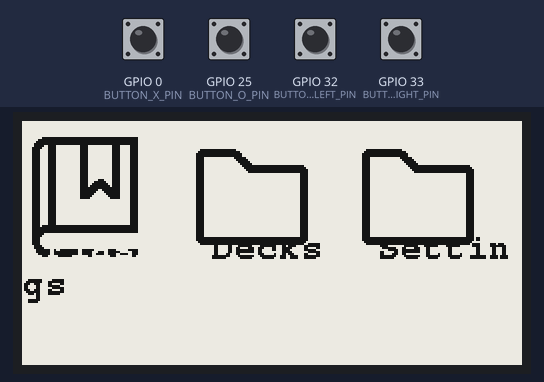
This program was run on a simulated ESP32. Shown: 250×122 one-colour display. The test bench sets the inputs (shaded band); at power-on: GPIO 0 (BUTTON_X_PIN), GPIO 25 (BUTTON_O_PIN), GPIO 32 (BUTTON_LEFT_PIN), GPIO 33 (BUTTON_RIGHT_PIN) HIGH.

Above: at 1.7 s.
1.8 s: GPIO 33 (BUTTON_RIGHT_PIN) pulled LOW for 0.15 s
At 2.6 s:
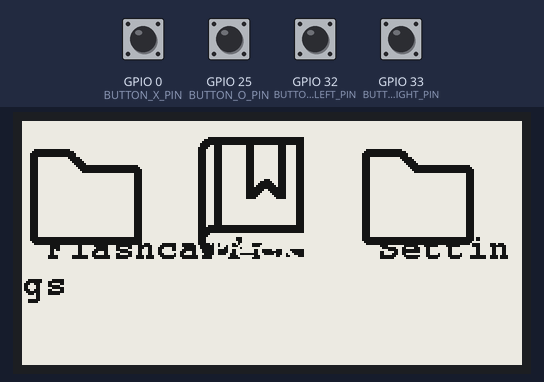
3.8 s: GPIO 33 (BUTTON_RIGHT_PIN) pulled LOW for 1 s
At 5.3 s:
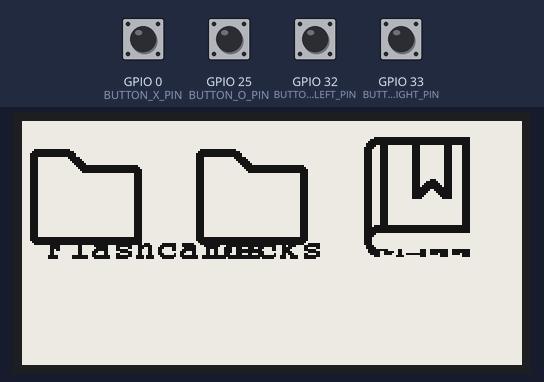
9.5 s: GPIO 32 (BUTTON_LEFT_PIN) pulsed LOW 5 times (0.12 s each, 0.3 s apart)
At 11.3 s:
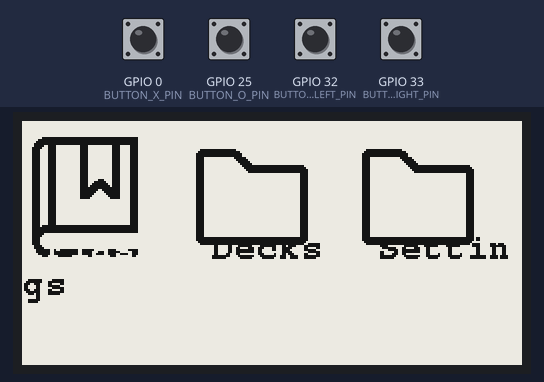
Timing chart, 0 to 12.8 s (numbered marks = the images above; inputs shaded):
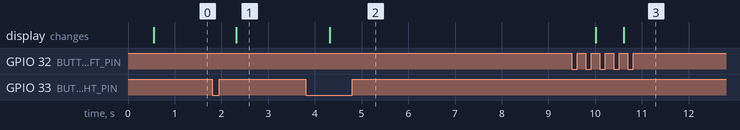

Measured:
- after the input at 1.8 s, the display: changes after 0.51 s (image 1)
- after the input at 3.8 s, the display: changes after 0.51 s (image 2)
- after the input at 9.5 s, the display: first changes after 0.51 s (image 3 shows a later state)

The program:

main.cpp
```cpp
#include <Arduino.h>

#include <GxEPD2_BW.h>
#include <Fonts/FreeMonoBold9pt7b.h>
#include "Display/DisplayManager.h"
#include "Controls/inputControls.h"
#include "Menu/MenuSystem.h"

MenuSystem menuSystem(displayManager);

void setup() {
    Serial.begin(115200);

    displayManager.init();
    inputcontrols.init();

    menuSystem.begin();
}

void loop() {
    ButtonEvent evt;
    if (inputcontrols.poll(evt)) {
        menuSystem.handleInput(evt);
    }
}
```

inputControls.h
```cpp
#pragma once

#include <Arduino.h>

enum class ButtonId : uint8_t { Confirm, Cancel, Left, Right };
enum class ButtonAction : uint8_t { Press, Release, LongPress, Repeat };

struct ButtonEvent { ButtonId id; ButtonAction action; uint32_t atMillis; };

#define Debounce_MS 10

class InputControls {
public:
    static constexpr uint8_t ButtonCount = 4;

    InputControls();
    void init();
    bool poll(ButtonEvent &event);

private:
    struct DebounceState {
        uint32_t lastChangeTime = 0;
        int lastReading = HIGH;
        int stableState = HIGH;
    };

    DebounceState states[ButtonCount];
};

extern InputControls inputcontrols;
```

DisplayManager.h
```cpp
#ifndef DISPLAY_MANAGER_H
#define DISPLAY_MANAGER_H

#include <Arduino.h>
#include <Adafruit_GFX.h>
#include <Fonts/FreeMonoBold9pt7b.h>
#include <GxEPD2_BW.h>
#include <U8g2_for_Adafruit_GFX.h>

// Pin definitions
#define CS_PIN    5
#define DC_PIN    17
#define RST_PIN   16
#define BUSY_PIN  4

class DisplayManager {
public:
    DisplayManager();
    void init();
    void showMainMenu(const char* const* items, size_t count, int selectedIndex);
    void showLoadingScreen(const char* message = nullptr);
    void updateLoadingProgress(uint8_t percent);
    void setPartialWindow(int16_t x, int16_t y, int16_t w, int16_t h);
    void fillScreen(uint16_t color);
    void setCursor(int16_t x, int16_t y);
    void setFont(const GFXfont* font);
    void setTextColor(uint16_t color);
    void print(const char* text);
    void println(const char* text);
    void setU8g2Font(const uint8_t* font);
    void printUTF8(const char* text);
    void printlnUTF8(const char* text);
    void drawBitmap(int16_t x, int16_t y, const uint8_t bitmap[], int16_t w, int16_t h, uint16_t color);
    void fillRect(int16_t x, int16_t y, int16_t w, int16_t h, uint16_t color);
    void drawRect(int16_t x, int16_t y, int16_t w, int16_t h, uint16_t color);
    void refresh(bool partial = false);
    void setRotation(uint8_t rotation);
    int16_t width();
    int16_t height();

private:
    void renderLoadingScreen();

    GxEPD2_BW<GxEPD2_213_B74, GxEPD2_213_B74::HEIGHT> epdDisplay;
    U8G2_FOR_ADAFRUIT_GFX u8g2;
    bool u8g2Ready = false;
    bool loadingActive = false;
    String loadingMessage;
    uint8_t loadingProgress = 0;
    int16_t loadingWindowX = 0;
    int16_t loadingWindowY = 0;
    int16_t loadingWindowW = 0;
    int16_t loadingWindowH = 0;
};

extern DisplayManager displayManager;

#endif
// End of Display.h
```

MenuSystem.h
```cpp
#ifndef MENU_SYSTEM_H
#define MENU_SYSTEM_H

#include <Arduino.h>
#include "Controls/inputControls.h"

class DisplayManager;

enum class MenuPage {
    MAIN_MENU,
    FLASHCARD_VIEWER,
    DECK_SELECTION,
    SETTINGS,
};

class MenuSystem {
public:
    static constexpr size_t MainMenuItemCount = 3;

    MenuSystem(DisplayManager &display);

    void begin();
    void handleInput(const ButtonEvent &event);
    void navigateTo(MenuPage page);
    void selectItem(int index);
    void editSettings();
    void refreshDisplay();

private:
    void renderMainMenu();
    void moveSelection(int delta);

    DisplayManager &displayManager;
    MenuPage currentPage;
    int selectedBox;
    int selectedItem;
    bool settingsEditing;
    int settingsTopIndex;
    unsigned long lastFullRefresh;
};

#endif
```

InputControls.cpp
```cpp
#include "Controls/inputControls.h"
#include "Controls/Config.h"

InputControls inputcontrols;

namespace {
constexpr uint8_t ButtonPins[InputControls::ButtonCount] = {
    BUTTON_O_PIN,
    BUTTON_X_PIN,
    BUTTON_LEFT_PIN,
    BUTTON_RIGHT_PIN
};
}

InputControls::InputControls() = default;

void InputControls::init() {
    for (uint8_t i = 0; i < ButtonCount; ++i) {
        pinMode(ButtonPins[i], INPUT_PULLUP);
        int reading = digitalRead(ButtonPins[i]);
        states[i].lastReading = reading;
        states[i].stableState = reading;
        states[i].lastChangeTime = millis();
    }
}

bool InputControls::poll(ButtonEvent &event) {
    uint32_t now = millis();

    for (uint8_t i = 0; i < ButtonCount; ++i) {
        int reading = digitalRead(ButtonPins[i]);
        DebounceState &state = states[i];

        if (reading != state.lastReading) {
            state.lastReading = reading;
            state.lastChangeTime = now;
        }

        if ((now - state.lastChangeTime) > Debounce_MS && reading != state.stableState) {
            state.stableState = reading;

            event.id = static_cast<ButtonId>(i);
            event.action = (reading == LOW) ? ButtonAction::Press : ButtonAction::Release;
            event.atMillis = now;
            return true;
        }
    }

    return false;
}
```

DisplayManager.cpp
```cpp
#include "Display/DisplayManager.h"
#include <Fonts/FreeMono9pt7b.h>
#include <Fonts/FreeSansBold9pt7b.h>
#include "Icons/mainMenu.h"

// Global display manager instance used throughout the application
DisplayManager displayManager;

DisplayManager::DisplayManager() : epdDisplay(GxEPD2_213_B74(CS_PIN, DC_PIN, RST_PIN, BUSY_PIN)) {}

void DisplayManager::init() {
    epdDisplay.init();
    epdDisplay.setRotation(1);
    epdDisplay.setFullWindow();

    u8g2.begin(epdDisplay);
    u8g2Ready = true;
}

void DisplayManager::showMainMenu(const char* const* items, size_t count, int selectedIndex) {
    if (!u8g2Ready || items == nullptr || count == 0) {
        return;
    }

    epdDisplay.setPartialWindow(0,0,250,122);
    epdDisplay.firstPage();
    do {
        /* epdDisplay.fillScreen(GxEPD_WHITE); */

        const int16_t displayWidth = epdDisplay.width();
        const int16_t displayHeight = epdDisplay.height();
        const int16_t headerHeight = 32;
        const int16_t itemHeight = 48;
        const int16_t verticalPadding = 6;
        const int16_t itemWidth = displayWidth / static_cast<int16_t>(count);


/*         epdDisplay.setTextColor(GxEPD_BLACK);
        epdDisplay.setFont(&FreeSansBold9pt7b);
        epdDisplay.setCursor(12, 24);
        epdDisplay.print(F("Pocket Scholar")); */

        epdDisplay.setFont(&FreeMonoBold9pt7b);

        for (size_t i = 0; i < count; ++i) {
            const int16_t x = static_cast<int16_t>(i) * itemWidth;
            const int16_t y = headerHeight + verticalPadding;
            const bool selected = (static_cast<int>(i) == selectedIndex);
            const int16_t rectWidth = itemWidth - (verticalPadding * 2);

            if (selected) {
                epdDisplay.drawBitmap( x, verticalPadding, Book_icon, 64, 64, GxEPD_BLACK);
                epdDisplay.setTextColor(GxEPD_WHITE);
            } else {
                epdDisplay.drawBitmap( x, verticalPadding, Folder_icon, 64, 64, GxEPD_BLACK);
                epdDisplay.setTextColor(GxEPD_BLACK);
            }

            epdDisplay.setCursor(x + (verticalPadding * 2), y + (itemHeight / 2) + 6);
            epdDisplay.print(items[i]);
        }

    } while (epdDisplay.nextPage());
}
```

MenuSystem.cpp
```cpp
#include "Menu/MenuSystem.h"
#include "Display/DisplayManager.h"

namespace {
const char* const kMainMenuItems[MenuSystem::MainMenuItemCount] = {
    "Flashcards",
    "Decks",
    "Settings"
};
}

MenuSystem::MenuSystem(DisplayManager &display)
    : displayManager(display),
      currentPage(MenuPage::MAIN_MENU),
      selectedBox(0),
      selectedItem(0),
      settingsEditing(false),
      settingsTopIndex(0),
      lastFullRefresh(0) {}

void MenuSystem::begin() {
    currentPage = MenuPage::MAIN_MENU;
    selectedItem = 0;
    renderMainMenu();
}

void MenuSystem::handleInput(const ButtonEvent &event) {
    if (event.action != ButtonAction::Press) {
        return;
    }

    if (currentPage == MenuPage::MAIN_MENU) {
        switch (event.id) {
        case ButtonId::Left:
            moveSelection(-1);
            break;
        case ButtonId::Right:
            moveSelection(1);
            break;
        case ButtonId::Confirm:
            Serial.print(F("Selected menu item: "));
            Serial.println(kMainMenuItems[selectedItem]);
            break;
        case ButtonId::Cancel:
            Serial.println(F("Cancel pressed on main menu"));
            break;
        }
    }
}

void MenuSystem::navigateTo(MenuPage page) {
    currentPage = page;
    selectedItem = 0;
    refreshDisplay();
}

void MenuSystem::selectItem(int index) {
    if (index < 0) {
        index = 0;
    } else if (index >= static_cast<int>(MainMenuItemCount)) {
        index = static_cast<int>(MainMenuItemCount) - 1;
    }

    if (selectedItem != index) {
        selectedItem = index;
        refreshDisplay();
    }
}

void MenuSystem::editSettings() {
    settingsEditing = true;
}

void MenuSystem::refreshDisplay() {
    switch (currentPage) {
    case MenuPage::MAIN_MENU:
        renderMainMenu();
        break;
    default:
        break;
    }
}

void MenuSystem::renderMainMenu() {
    displayManager.showMainMenu(kMainMenuItems, MainMenuItemCount, selectedItem);
    lastFullRefresh = millis();
}

void MenuSystem::moveSelection(int delta) {
    int next = selectedItem + delta;
    if (next < 0) {
        next = 0;
    } else if (next >= static_cast<int>(MainMenuItemCount)) {
        next = static_cast<int>(MainMenuItemCount) - 1;
    }

    if (next != selectedItem) {
        selectedItem = next;
        renderMainMenu();
    }
}
```

Config.h
```cpp
#ifndef CONFIG_H
#define CONFIG_H

// Display configuration
#define DISPLAY_WIDTH   250
#define DISPLAY_HEIGHT  122

// Storage configuration
// Chip Select pin for SD card (adjust for your board wiring)
#ifndef SD_CS_PIN
#define SD_CS_PIN 13
#endif

// Overwrite default internal deck on boot (for testing)
#ifndef OVERWRITE_DEFAULT_DECK
#define OVERWRITE_DEFAULT_DECK 1
#endif

// Button pins (ESP32)
// Active-low with internal pull-ups enabled in setup()
#ifndef BUTTON_O_PIN
#define BUTTON_O_PIN 25
#endif

#ifndef BUTTON_X_PIN
#define BUTTON_X_PIN 0
#endif

#ifndef BUTTON_LEFT_PIN
#define BUTTON_LEFT_PIN 32
#endif

#ifndef BUTTON_RIGHT_PIN
#define BUTTON_RIGHT_PIN 33
#endif

#endif
```

Source omitted: mainMenu.h (data table, 6600 bytes)
